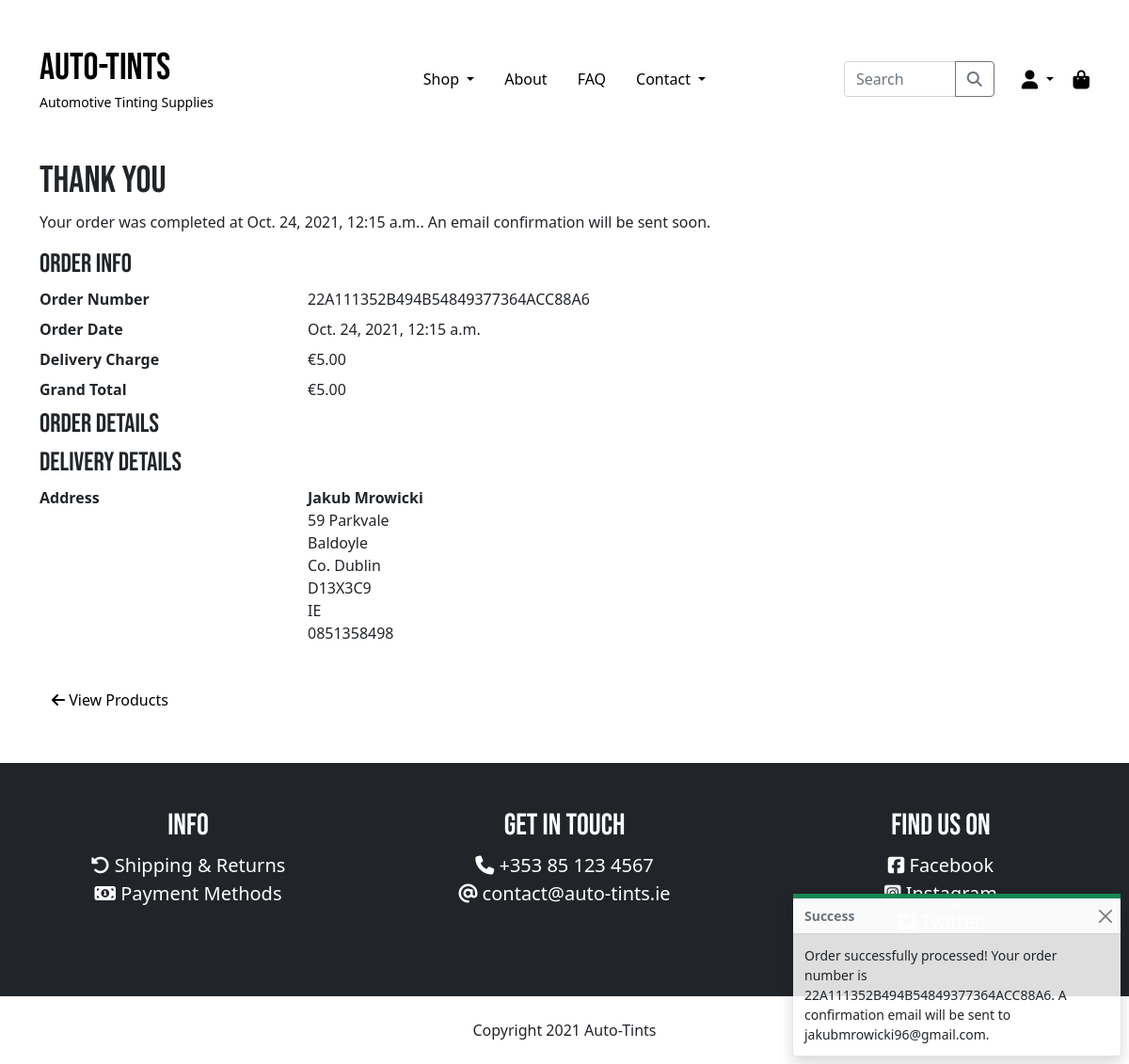
Page /checkout/success/22A111352B494B54849377364ACC88A6 on the committed database.
### checkout/models.py (models this page shows, shortened)
class Order(models.Model):
    order_number = models.CharField(max_length=32, null=False, editable=False)
    user_profile = models.ForeignKey(UserProfile, on_delete=models.SET_NULL,
                                     null=True, blank=True,
                                     related_name='orders')
    full_name = models.CharField(max_length=50, null=False, blank=False)
    email = models.EmailField(max_length=254, null=False, blank=False)
    phone_number = models.CharField(max_length=20, null=False, blank=False)
    country = CountryField(blank_label="Country *", null=False, blank=False)
    postcode = models.CharField(max_length=20, blank=True, default='')
    town_or_city = models.CharField(max_length=40, null=False, blank=False)
    street_address1 = models.CharField(max_length=80, null=False, blank=False)
    street_address2 = models.CharField(max_length=80, blank=True, default='')
    county = models.CharField(max_length=80, blank=True, default='')
    date = models.DateTimeField(auto_now_add=True)
    delivery_cost = models.DecimalField(max_digits=6, decimal_places=2,
                                        null=False, default=0)
    order_total = models.DecimalField(max_digits=10, decimal_places=2,
                                      null=False, default=0)
    grand_total = models.DecimalField(max_digits=10, decimal_places=2,
                                      null=False, default=0)
    original_cart = models.TextField(null=False, blank=False, default='')
    stripe_pid = models.CharField(max_length=254, null=False,
                                  blank=False, default='')

### checkout/views.py (the view, shortened to what this page needs)
# urls.py: path('success/<order_number>', views.checkout_success,
def checkout_success(request, order_number):
    save_info = request.session.get('save_info')
    order = get_object_or_404(Order, order_number=order_number)
    messages.success(request, f'Order successfully processed! \
        Your order number is {order_number}. A confirmation \
        email will be sent to {order.email}.')
    if 'cart' in request.session:
        del request.session['cart']
    template = 'checkout/checkout_success.html'
    context = {
        'order': order,
    }
    return render(request, template, context)

### auto_tints/context_processors.py (called while the page is built, shortened)
def get_categories(request):
    categories = Category.objects.all()
    context = {
        'categories': categories,
    }
    return context

def cart_contents(request):
    cart = request.session.get('cart', {})
    cart_items = []
    cart_items_count = 0
    total = 0
    if cart:
        for quantity in list(cart.values()):
            cart_items_count += int(quantity)
    grand_total = total + settings.DELIVERY_CHARGE
    context = {
        'cart_items': cart_items,
        'cart_items_count': cart_items_count,
        'total': total,
        'grand_total': grand_total,
        'delivery_charge': settings.DELIVERY_CHARGE,
    }
    return context

### checkout/templates/checkout/checkout_success.html (shortened to what this page needs)
{% extends "base.html" %}
{% load static %}
{% block content %}
<div class="container">
    <div class="row">
        <div class="col-12 mb-5">
            <h1>Thank You</h1>
            <p>Your order was completed at {{ order.date }}. An email confirmation will be sent soon.</p>
            <dl class="row">
                <h3>Order Info</h3>
                <dt class="col-sm-3">Order Number</dt>
                <dd class="col-sm-9">{{ order.order_number }}</dd>
                <dt class="col-sm-3">Order Date</dt>
                <dd class="col-sm-9">{{ order.date }}</dd>
                <dt class="col-sm-3">Delivery Charge</dt>
                <dd class="col-sm-9">€{{ order.delivery_cost }}</dd>
                <dt class="col-sm-3">Grand Total</dt>
                <dd class="col-sm-9">€{{ order.grand_total }}</dd>
                <h3>Order Details</h3>
                <h3>Delivery Details</h3>
                <dt class="col-sm-3">Address</dt>
                <dd class="col-sm-9">
                    <address>
                        <b>{{ order.full_name }}</b><br>
                        {{ order.street_address1 }}<br>
                        {% if order.town_or_city %}
                            {{ order.town_or_city }}<br>
                        {% endif %}
                        {% if order.county %}
                            {{ order.county }}<br>
                        {% endif %}
                        {{ order.postcode }}<br>
                        {{ order.country }}<br>
                        {{ order.phone_number }}
                    </address>
                </dd>
            </dl>
            <a href="{% url 'home' %}" class="btn btn-link"><i class="fas fa-arrow-left"></i> View Products</a>
        </div>
    </div>
</div>
{% endblock %}

### static/css/base.css (style rules this page uses)
*, body { margin: 0; padding: 0; }
html { min-height: -webkit-fill-available; font-family: 'Open Sans', sans-serif; }
h1, h2, h3, h4, h5, h6, .navbar-brand { font-family: 'Bebas Neue', cursive; }
a { color: black; text-decoration: none; }
header h1, header small, .nav-link, .nav-link:focus, header .list-inline-item a, .btn-link { color: black; opacity: 1; text-decoration: none; -webkit-transition: opacity .35s ease-in-out; -o-transition: opacity .35s ease-in-out; transition: opacity .35s ease-in-out; }

### rows in the picture
Order: date "Oct. 24, 2021, 12:15 a.m.", order_number "22A111352B494B54849377364ACC88A6", delivery_cost "5.00", grand_total "5.00", full_name "Jakub Mrowicki", street_address1 "59 Parkvale", town_or_city "Baldoyle", county "Co. Dublin", postcode "D13X3C9", country "IE", phone_number "0851358498"

### other values in the picture
{{ message }} "Order successfully processed! Your order number is 22A111352B494B54849377364ACC88A6. A confirmation email will be sent to jakubmrowicki96@gmail.com."
